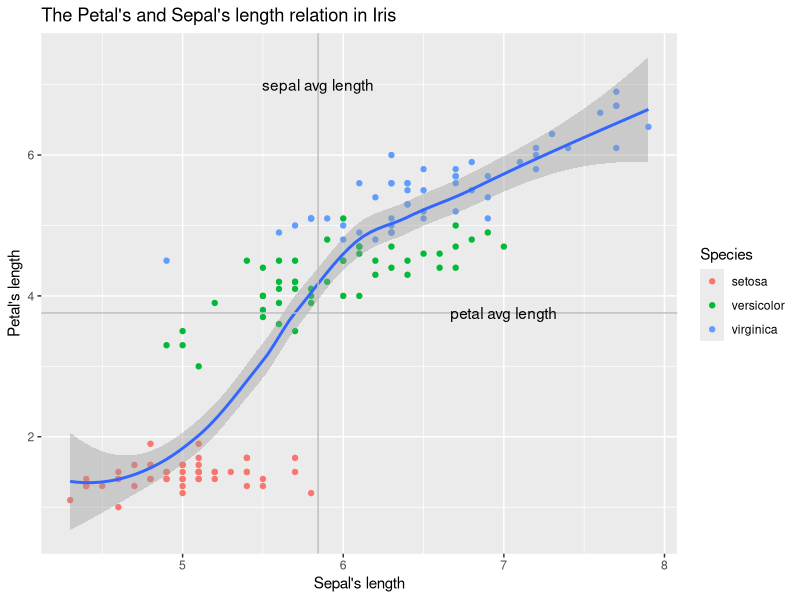
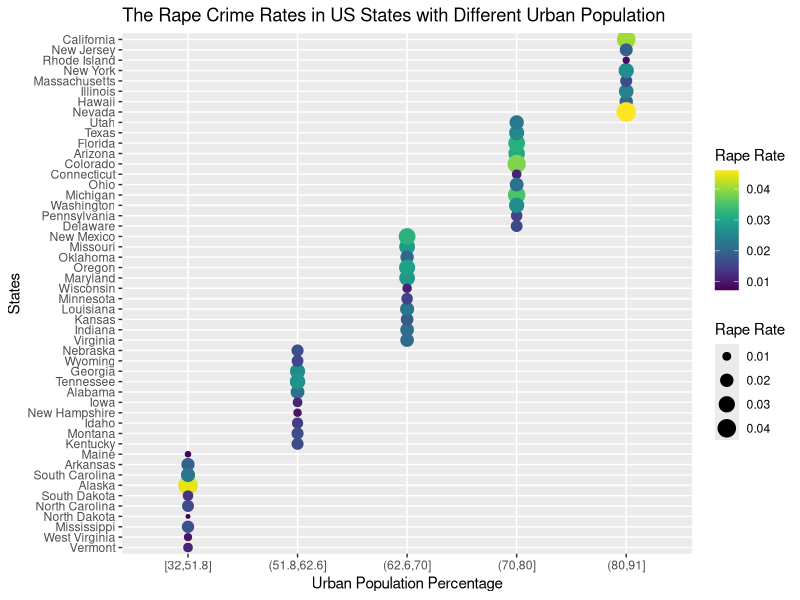
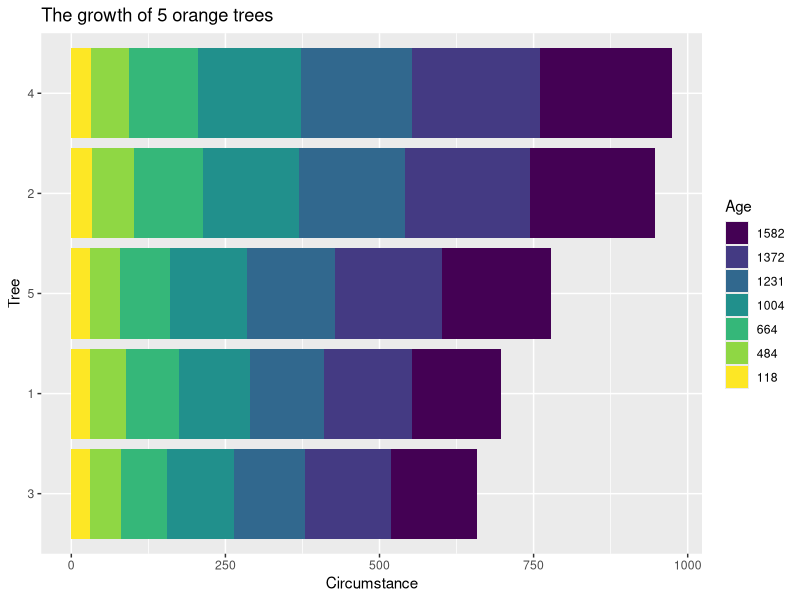
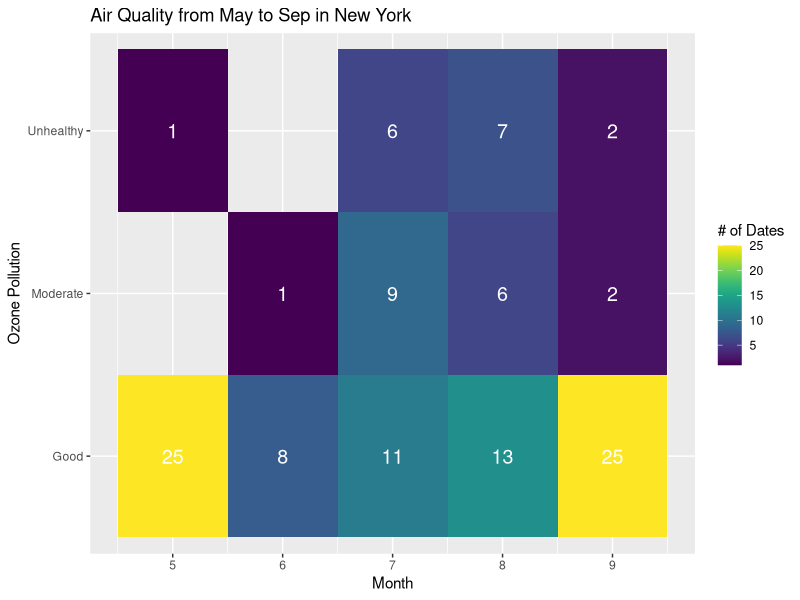
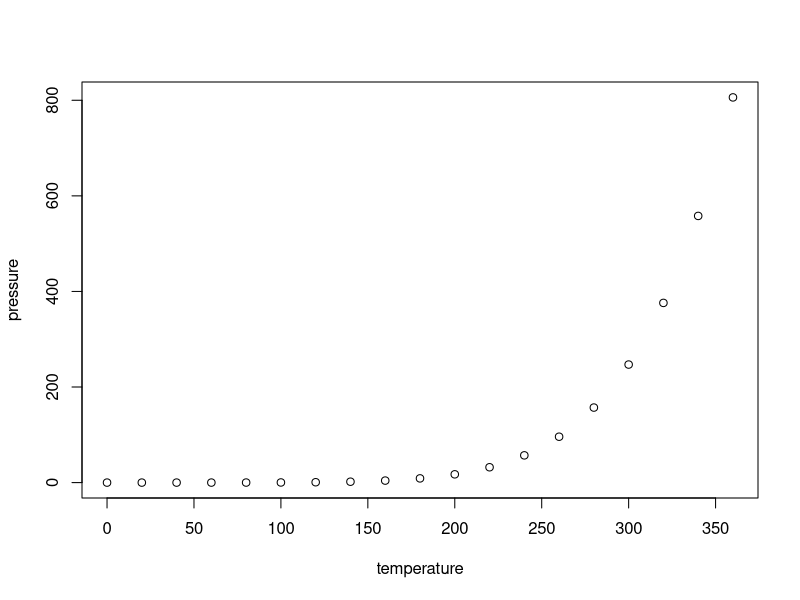

Recreate these plots in R, in order.
## ---- chunk 1
knitr::opts_chunk$set(echo = TRUE)
library(tidyverse)
library("viridis")
## ---- chunk 2
data("iris")
ti <- as_tibble(iris) 
ggplot(ti, mapping = aes(x =  Sepal.Length, y = Petal.Length )) +
         geom_point(mapping = aes(color = Species)) +
         geom_smooth() +
         geom_vline(xintercept = sepal_l_mean <- summarise(ti,mean(Sepal.Length))[[1]],color = "grey") +
         annotate('text', label='sepal avg length', x=sepal_l_mean, y=7) +
         geom_hline(yintercept = petal_l_mean <- summarise(ti,mean(Petal.Length))[[1]],color = "grey") +
         annotate('text', label='petal avg length', x= 7, y= petal_l_mean) +
         labs(title = "The Petal's and Sepal's length relation in Iris", x = "Sepal's length", y = "Petal's length")

## ---- chunk 3
data("USArrests")
ta <- as_tibble(USArrests)
ta$State = rownames(USArrests)
ta %>% 
  select(State,everything())  %>% 
  mutate(State = reorder(State, UrbanPop)) %>%  
  ggplot(mapping = aes(x = cut_number(UrbanPop,5), y = State)) +
  geom_point(mapping = aes(color = (Rape/1000), size = (Rape/1000))) +
  scale_color_viridis() +
  labs(title = "The Rape Crime Rates in US States with Different Urban Population", x = "Urban Population Percentage", y = "States", color = "Rape Rate", size = "Rape Rate")

## ---- chunk 4
data("Orange")
to <- as_tibble(Orange)

to$age <- factor(to$age, levels = rev(levels(factor(to$age))))

to %>%
  ggplot(mapping = aes(x = Tree, y=circumference, fill = factor(age))) +
    scale_fill_viridis(discrete = TRUE) +     
    geom_bar(stat="identity", position="stack") +
    coord_flip() +
    labs(title = "The growth of 5 orange trees", x = "Tree", y = "Circumstance", fill = "Age")

## ---- chunk 5
data("airquality")
tai <- as_tibble(airquality)

tai %>% 
  filter(!is.na(Ozone))%>%
  mutate(
    O_pollution = case_when(
      Ozone <= 50                 ~"Good",
      Ozone > 50 & Ozone <= 80   ~"Moderate",
      Ozone > 80                 ~"Unhealthy")) %>%
  group_by(Month,O_pollution) %>%
  summarise(N_pollution = n()) %>%
  ggplot(mapping = aes(x = Month, y = O_pollution, label = N_pollution)) +
      geom_tile(mapping = aes(fill = N_pollution)) +
      geom_text(size = 5, color = "white") +
      scale_fill_viridis() +
      labs(title = "Air Quality from May to Sep in New York", x = "Month", y = "Ozone Pollution", fill = "# of Dates")

## ---- chunk 6
summary(cars)
## ---- chunk 7
plot(pressure)
